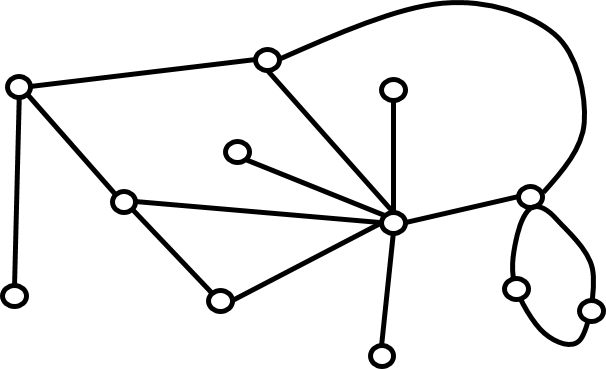
#> input picture images/graphs0002.png, 606 x 369 px, found by its file name
$ jupyter execute '2 G Graphs...ipynb'   (shell and % lines are left out)   (older library calls are emulated)
#> lines starting #> are read from the running program, lines starting #| are printed output that depends on the picture
# Graphs 2

[cell 1]
from PIL import Image
Image.open("/home/nbuser/graphs0002.png")

*Our friend the bison, a connected planar graph with no loops and no multiple edges*

### Friendly introduction

You have finished the first page on *graphs* so now onward, in two directions:
First logical problems that seem to be about other things can turn out to be about graphs.
Second in our travels: Graphs will pop out of the paper into three dimensions.

Let's begin with a bit of both: The Boring Worm problem (which also appears on the **Problems** page about **Stories**).

[cell 2]
from PIL import Image
Image.open("/home/nbuser/cube_27.png").resize((200,150),Image.ANTIALIAS)
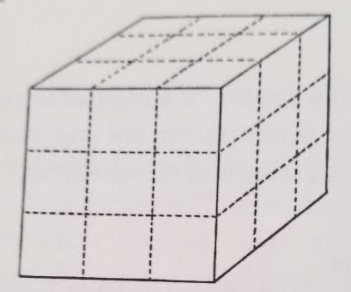
#> input picture Resources/A3_Images/Mathematics/Geometry/cube_27.png, 351 x 292 px, found by its file name
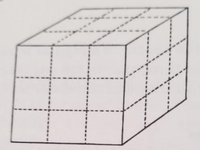
#> Out: PIL image 200x150 RGB; mean R, G, B 214, 208.3, 207.3

${\Huge \infty}$

Imagine a cube made from 27 smaller identical wooden cubes as in the figure above.
There is a single small cube at the center surrounded by the remaining 26.
A certain worm named Digger likes to chew a path through wood of this sort.
He begins a journey through the big cube by entering one of the small cubes from the outside.
Once inside Digger goes from one small cube to another through their touching faces.
Digger never goes through edges or corners of the small cubes. He continues from one to another
until he has visited all 27 small cubes once. His path stays *inside* the big cube.
Can Digger arrive at the center cube last?

Now you have a problem to work on; so let us continue to terminology; and from there we will walk through
a solution.

### Terms

Two tasks for our vocabulary. First: Copy out the boldface terms from the list below into your notebook. Second: Convince yourself that you understand the other terms by explaining them successfully to another person. You can partner up for this and take turns if you like.

- **connected**: a graph with a path from every vertex to every other vertex
- **planar**: a graph which *can* be drawn on a flat plane with no edges crossing one another
- **Leonhard Euler**: A mathematician who lived in the 1700s.
- **graph**: A set of vertices and a set of edges connecting vertices
- vertex: A dot
- edge: Some sort of line connecting two vertices
- **face**: A region of a planar graph surrounded by edges (including the *everything else*) face
- **Euler's formula for planar graphs**: Vertices plus faces equals edges plus two.
- **complete graph**: A graph with $n$ vertices with an edge between every pair of vertices

### Complete graph

A complete graph is not a planar graph. Planar graphs can be drawn without edges crossing. Complete graphs
are usually not planar because they contain *all possible edges* for some number $n$ of vertices. Complete
graphs are sometimes called $K_n$ for short.

Here is the complete planar graph for $n=1$

```
  o
```

So that is one vertex and zero edges.

Here is the complete planar graph for $n=2$

```
o-------------------o
```

That is two vertices and one edge. So, ok, I admit those are both planar.
<br>
<br>
<br>

${\Huge \infty}$

How many complete graphs are planar graphs?

How many edges are there in $K_3$, $K_4$ and $K_5$?

Below is a computer program that draws $K_n$ where you can specify what $n$ is.
Run the next cell once (the one that has one line starting **!conda**). Then run the cell below that
as often as you like. You can modify the number of vertices $n$.

[cell 3]
import numpy as np
import matplotlib.pyplot as plt
import networkx as nx

[cell 4]
n = 3
nx.draw_circular(nx.complete_graph(n), node_color='r', node_size=40, with_labels=False)
plt.axis('equal')
plt.show()
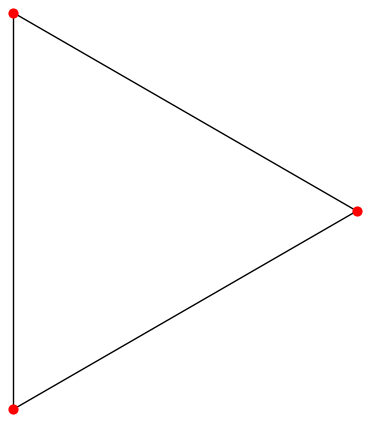
#> figure drawn by matplotlib, 1 panel

### Boring Worm solution

Don't read any further until you have worked on the problem given above, about Digger the worm eating through
the cube made of 27 smaller cubes. Below is most of (but not quite all) the solution...

<br>
<br>
<br>
<br>
<br>
<br>
<br>
<br>
<br>
<br>
<br>
<br>
<br>
<br>

Suppose we notice, upon reading the problem through a few times, that there are really four types of
small cubes:

- The corner cubes (there are eight) that have three exposed sides
- The edge cubes, between corners (there are twelve) with two exposed sides
- The face-center cubes, at the center of each of the six sides of the cube (so there are six)
- The center cube (there is only one)

Now if Digger is in a corner cube his next cube must be an edge cube.
If Digger is in a face-center cube his next cube must be an edge cube...
unless he is done with all the outer cubes and is ready to go to the center.
If Digger is in an edge cube then his next cube must be either a corner or a face-center.

That is, there are really three sets of small cubes: { edge cubes }, { corners and face-centers }, { the center cube }.

Suppose you design a path for Digger that you hope will end in the center cube at the end. You could
line up all of the first set vertically; and the second set vertically; and the rule is you start
in either set and you must alternate between them. This is following the rule above: edge cubes
alternate with either corners or face-center cubes.

With this information you should be able to reach a definite conclusion on whether or not the task is possible.

Once you have a solution: Draw it as a graph. Problems that can be drawn as graphs are surprisingly common.
The *graph* can sometimes be a *problem diagram* that makes the problem easier to solve.

### Euler's Formula

Euler began thinking about planar graphs. These graphs can be drawn on a flat surface
without any of the edges crossing one another. Some graphs are planar;
others are not. To understand the formula Euler found we first need to know how to identify and count
the *faces* of a graph. Here is a graph with five faces.

[cell 5]
from PIL import Image
Image.open("/home/nbuser/graphs0005.png").resize((500,300),Image.ANTIALIAS)
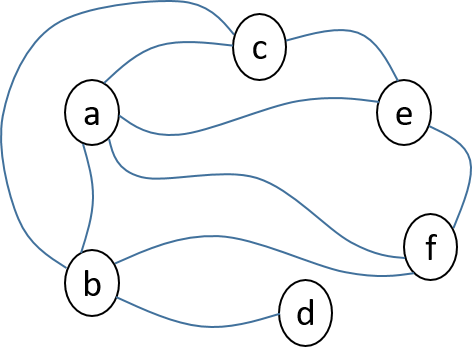
#> input picture images/graphs0005.png, 472 x 358 px, found by its file name
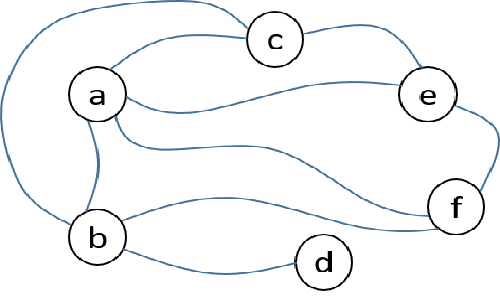
#> Out: PIL image 500x300 P; mean R, G, B, A 2.4, 4.3, 5.9, 11; transparent parts drawn white

*A planar graph with five faces; the six vertices are labeled **a** through **f***

A *face* is a closed region defined by vertices and edges; like a country on a map.
Going from the left, then top down: **a-b-c-a** gives face 1. **a-c-e-a** gives us face 2. **a-e-f-a** gives face 3.
Then **a-b-f-a** is face 4. Why five faces? Because there is all of the space around the outside of the graph
that we also count as a single face. We can say that face five is defined by **c-e-f-b-c**. Notice vertex **d**
is in some sense *floating inside* this fifth face.

Therefore we have five faces, six vertices and nine edges.

The number of vertices plus the number of faces equals 11.  Notice that the number of edges plus
two is also 11. This is Euler's formula for planar graphs: Count the vertices, the edges and the faces and
the sum of vertices and faces will equal the number of edges plus two.
<br>
<br>
<br>

${\Huge \infty}$


Write down in your notebook: Why does vertex **d** in the above graph *not* contribute to the total number of faces?

Describe how you would add six more vertices to this graph without changing the number of faces, which is five.
Draw such a graph.

Try drawing a planar graph that does not follow Euler's formula.
Remember that your planar graph must be *connected*, all one thing.
That is, there must be paths along edges from each vertex to every other vertex.

### Moving to three dimensions

**A planar graph composed of vertices $\{ V \}$ and edges $\{ E \}$ produces a set of faces $\{ F \}$.**

A plane is a flat surface. Flat flat flat... like a piece of paper.
A huge flat sheet of paper extending off to infinity would be nice to have but it is a little beyond
practical. We might also consider wrapping paper around surfaces like donuts or bagels. Or we could
go simpler and wrap our piece of paper around a ball. A sphere. If our paper was more like a big sheet
of rubber this would be simpler. Actually we'll *imagine* we have rubber paper and we can wrap it
around simple shapes. The simplest three dimensional shape without any sharp edges is a sphere and
the simplest three dimensional shape with sharp edges is called a tetrahedron. This is what it looks like...

Here is the plan: In order to move from two dimensions (a flat piece of paper) to three dimensions (a sphere)
we are going to invent a particular graph; and then we will draw it very small on the surface of a sphere.
This will be nice because at a very small scale on a sphere things look quite flat. For example we are told
that the earth is a sphere but it seems locally quite flat, particularly if you take the ferry on a calm day.

Next we take advantage of the idea that graphs can be drawn any which way as long as they keep all their
vertices and edges connected the same. We could draw a small graph bigger, for example. The bigger version
will be the same graph because the size of the drawing does not matter. So in our case our graph will
gradually get larger and larger on the sphere. Finally it will get so large that the curved surface of
the sphere will be noticeable compared to the size of the graph.

This is our strategy for going from two to three dimensions. It may seem rather goofy but let's
begin with a challenging problem to set the tone. Rather than tell you what the *particular graph* is
I will ask you to invent it.

<br>
<br>
<br>
${\Huge \infty}$

Imagine a planar graph where each face has the same number of sides, namely three. Also this graph
must have four and only four such faces

- Calculate how many edges this graph must have
- Verify that this graph follows Euler's formula
- Draw this graph

Mr. Kilroy needs to complete this section -- including illustrations -- for going from the graph in the
problem above to a 3D extension of that graph around a sphere.

### From here down...

...was an older version; must rewrite according to this outline

- suggest there are more platonic solids
- provide a path for deriving them that involves constant degree $d$ and edges per face $n$
- go through the extensions to 3D
- include **Extras** as two paths
  - first what if your graph was allowed pentagons and hexagons?
  - second what if you began with a tree? a forest? on a torus? loops? multiple edges?

[cell 6]
from PIL import Image
Image.open("/home/nbuser/graphs2_001_tree.png")
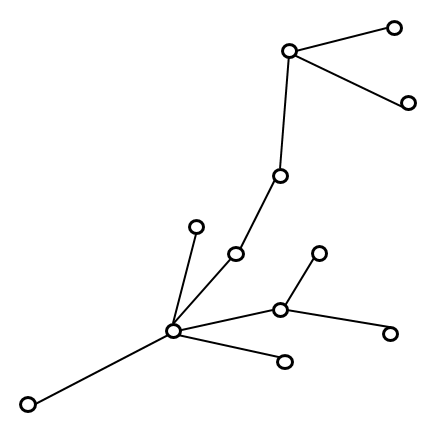
#> input picture images/graphs2_001_tree.png, 440 x 424 px, found by its file name
